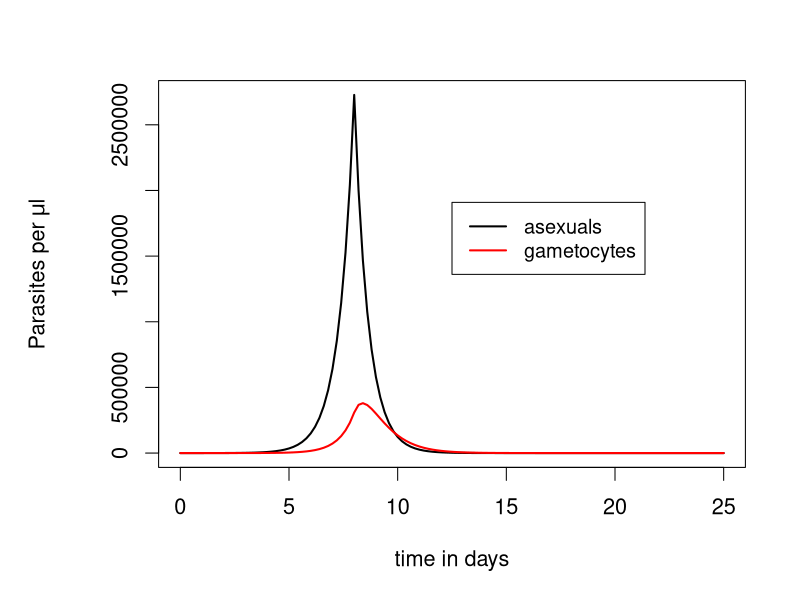

Write R code to recreate this figure.
#########################################################
# Continuous Model of Malaria Infections
#########################################################

# This is the starting script to the malaria module

# Produces dynamics of infections using the continuous model
# Plots output

#######################
# FUNCTION DEFINITIONS
#######################

###
# cont.model(t,y,para) 
# Use:    Function to calculate time derivatives of asexual (A) and gametocyte (G) densities 
# Input:
#     t: time 
#     y: vector of current values of variables A and G
#     para: parameters 	g: gametocyte investment, fraction of parasites that become gametocytes
#			r: rate at which asexuals rupture to produce offspring
#			m: number of offspring produced by each asexual
#			k: rate at which asexuals are killed by immune response
#			l: death rate of gametocytes
# Output:
#    der: vector of derivatives at time t

cont.model<-function(t,y,para) {

with(as.list(c(para,y)),{ # this command allows us to refer directly to the variables and parameters

if(t<8) { # immunity begins on day 8 of infection
  	dA<-r*m*(1-g)*A-r*A
  	} else {
  	dA<-r*m*(1-g)*A-r*A-k*A
  	} 
dG<-r*m*g*A-l*G
der<-c(dA,dG)
list(der)
}) # end of 'with'
}  # end of function definition


###
# dynamics(g,init.y,end.time,interval,cont.model,para)
# Use: Function to integrate asexual and gametocyte differential equations
# Once A or G falls below 1 they are considered to be zero (to prevent negative values)
# Input:
#	g: gametocyte investment
#	init.y: vector of asexual and gametocyte densities for first time point in sequence 
#	end.time: last time for which densities are to be calculated
# 	interval: time interval between densities
#	cont.model: function specifying differential equations
#	para: parameters	r: rate at which asexuals rupture to produce offspring
#				m: number of offspring produced by each asexual
#				k: rate at which asexuals are killed by immune response
#				l: death rate of gametocytes
# Output:
# 	A: vector of asexual densities at requested times
#	G: vector of gametocyte densities at requested times
# 	time: vector of times

dynamics<-function(g,init.y,end.time,interval,cont.model,para) {
para<-c(g=g,para) # adds g to list of parameters, specifying it separately like this allows it to be changed easily
times<-seq(0,end.time,by=interval) # produces sequence of times for which densities will be estimated
results<-lsoda(init.y,times,cont.model,para)
# to set values <1 to 0 using index matrix
results[,c("A","G")][results[,c("A","G")]<1]<-0

as.data.frame(results)	
}

#################################################
# MAIN PROGRAM
#################################################

### Load R library for solving odes
library(deSolve)

### Define parameters, initial values and times for estimating parasite densities
para<-c(r=0.25,m=8,k=3,l=1.2)
end.time<-25
interval<-0.2
init.y<-c(A=25,G=0)

### get output for continuous model
out<-dynamics(g=0.15,init.y,end.time,interval,cont.model,para)

### plot results
#pdf("fig3.pdf")
par(mar=c(5,6,3,2)+0.1,cex=1.3) # sets margins so there is room for y-axis label
                                # and increases font and symbol size
plot(out$time,out$A,xlab="time in days",ylab="",type="n") # type="n" sets up the axes
                                                          # without plotting the function
lines(out$time,out$A,lw=2) # type="l" draws a line rather than points
mtext(expression(paste("Parasites per ",mu,"l")),side=2,line=4,cex=1.3) # to write y-axis label with Greek letter
lines(out$time,out$G,col="red",lw=2) # to add gametocyte data onto graph
par(cex=1.2)
legend(end.time*0.5,max(out$A)*0.7, legend=c("asexuals","gametocytes"), col=c("black","red"),lw=2)
#dev.off()
